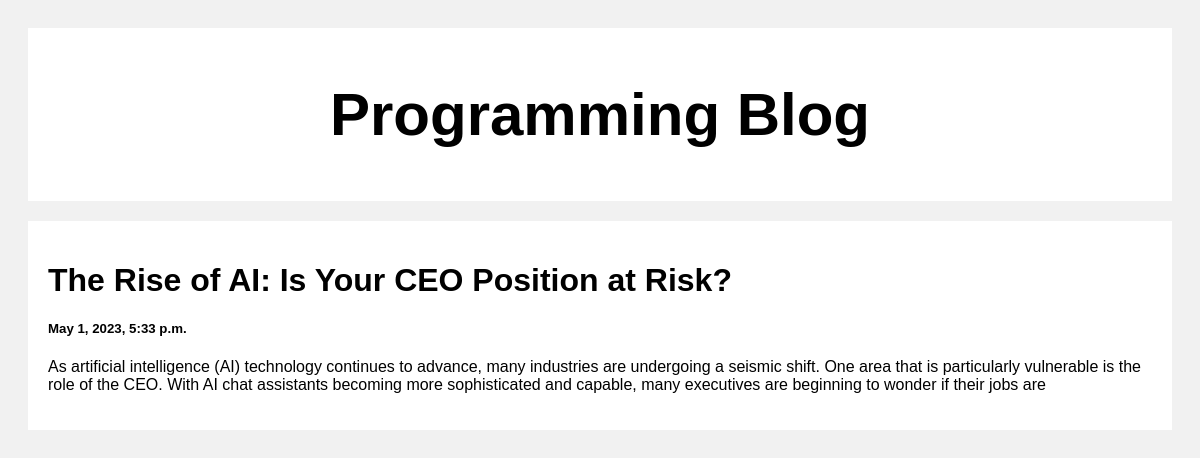
Screenshot of /post/8 with the database file from the repository.
### posts/models.py (models this page shows)
class Post(models.Model):
  title = models.CharField(max_length=100)
  body = models.CharField(max_length=1000000)
  created_at = models.DateTimeField(default=timezone.now, blank=True)

### posts/views.py (the view)
# urls.py: path('post/<str:pk>', views.post, name='post'),
def post(request, pk):
  posts = Post.objects.get(id=pk)
  return render(request, 'posts.html', {'posts': posts})

### templates/posts.html (shortened to what this page needs)
<!DOCTYPE html>
<html>
<head>
</head>
<body>
<div class="header">
  <h2>Programming Blog</h2>
</div>
<div class="row">
  <div class="leftcolumn">
    <div class="card">
      <a style="text-decoration: none; color: black;" href="/post/{{post.id}}">
        <h1>{{posts.title}}</h1>
        <h5>{{posts.created_at}}</h5>
        <p>{{posts.body}}</p>
      </a>
    </div>
  </div>
</div>
</body>
</html>

### templates/posts.html (style rules this page uses)
* { box-sizing: border-box; }
body { font-family: Arial; padding: 20px; background: #f1f1f1; }
.header { padding: 2px; font-size: 40px; text-align: center; background: white; }
.leftcolumn { float: left; width: 100%; }
.card { background-color: white; padding: 20px; margin-top: 20px; }
.row:after { content: ""; display: table; clear: both; }

### rows the page displays
Post: title "The Rise of AI: Is Your CEO Position at Risk?", created_at "May 1, 2023, 5:33 p.m.", body "As artificial intelligence (AI) technology continues to advance, many industries are undergoing a seismic shift. One area that is particularly vulnerable is the role of the CEO. With AI chat assistants becoming more sophisticated and capable, many executives are beginning to wonder if their jobs are"
